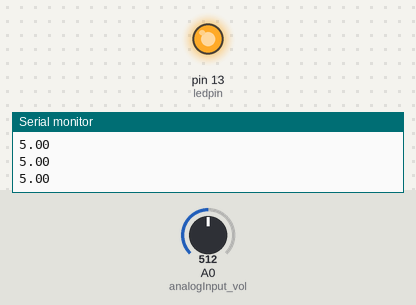
Recording of a sketch running on a simulated Arduino Uno, built with avr-gcc and run on an emulated ATmega328P. Parts: output pins drawn as LEDs (lit = HIGH), the last lines printed to the serial monitor. Inputs (shaded band) come from the test bench; at power-on: A0 (analogInput_vol) = 512.

Above: at 1.2 s.
1.3 s: A0 (analogInput_vol) set to 223
2.8 s: A0 (analogInput_vol) set to 191
At 3.3 s:
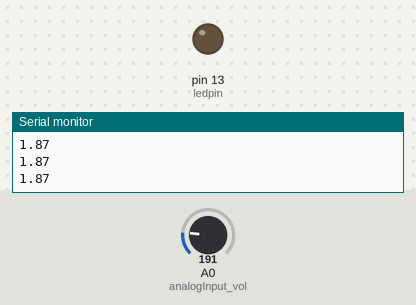
4.3 s: A0 (analogInput_vol) set to 306
At 4.8 s:
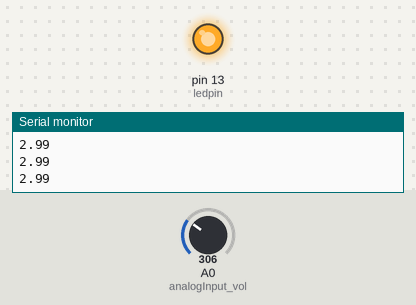
5.8 s: A0 (analogInput_vol) set to 122
At 6.3 s:
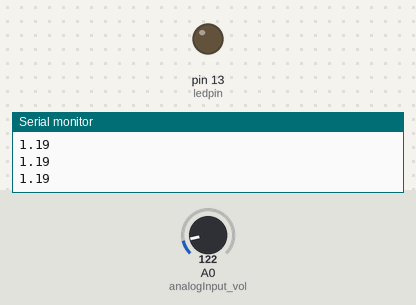
Timing chart, 0 to 8.3 s (numbered marks = the images above; inputs shaded):
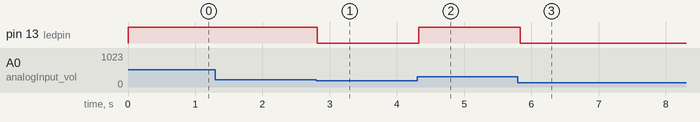

The sketch:

12.RxAndTx_LEDActivation.ino
```cpp
int analogInput_vol = A0;
float vout = 0.0;
float vin = 0.0;
float R1 = 100.0;   // Onboard resistor 1 value
float R2 = 100.0;   // Onboard resistor 2 value
int svalue = 0;
int ledpin = 13;
int voltthresh = 2;

void setup() {
  Serial.begin(9600);
  pinMode(analogInput_vol, INPUT);  // Get input from voltage sensor
  pinMode(ledpin, OUTPUT);          // Set digital pin 13 as output for ledpin
  digitalWrite(ledpin, LOW);        // Toggle ledpin to stay off
}

void loop() {
  svalue = analogRead(analogInput_vol); // Reads the value from the sensor
  vout = (svalue * 5.0) / 1024.0;       // Calculate the voltage out
  vin = vout / (R2 / (R1 + R2));        // Calculate the voltage coming in

  Serial.println(vin); // Print incoming voltage to Serial Monitor (verification purpose)

  // If Voltage In > Threshold, turn LED on
  if (vin > voltthresh) {
    digitalWrite(ledpin, HIGH);
  }else { // If Voltage In < Threshold, turn LED off
    digitalWrite(ledpin, LOW);
  }

  delay(100);     // Wait for 100ms
}
```

Measured:
- the behaviour switches between 205 and 204 on A0 (analogInput_vol) (found by bisection; images 0 and 1)
- after the input at 2.8 s, pin 13 (ledpin): HIGH → LOW at once
- after the input at 4.3 s, pin 13 (ledpin): LOW → HIGH at once
- after the input at 5.8 s, pin 13 (ledpin): HIGH → LOW at once
